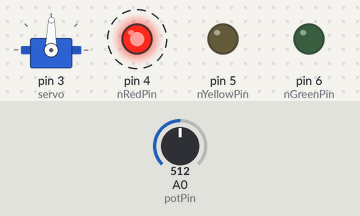
Simulated run of this sketch. Board: Arduino Uno, built with avr-gcc and run on an emulated ATmega328P. Shown: servo, output pins drawn as LEDs (lit = HIGH). Dashed ring = blinking. The test bench sets the inputs (shaded band); at power-on: A0 (potPin) = 512.

Above: at 1.25 s.
1.3 s: A0 (potPin) set to 716
At 1.45 s:
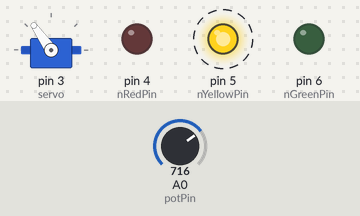
4.3 s: A0 (potPin) set to 900
At 4.45 s:
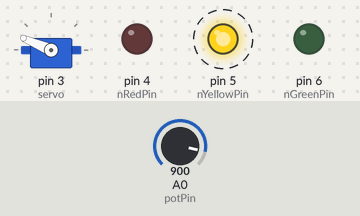
7.3 s: A0 (potPin) set to 1023
At 7.45 s:
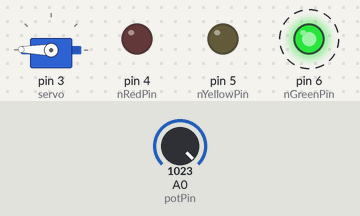
10.3 s: A0 (potPin) set to 511
At 10.46 s:
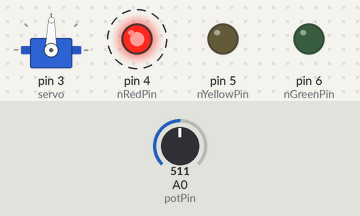
13.3 s: A0 (potPin) set to 306
At 13.46 s:
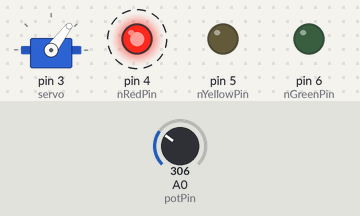
Timing chart, 0 to 17.3 s (numbered marks = the images above; inputs shaded):
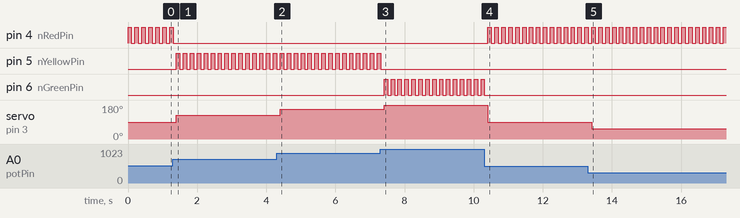

Measured:
- after the input at 1.3 s, pin 4 (nRedPin): goes on until 1.3 s, then stays LOW; pin 5 (nYellowPin): alternates HIGH for 0.10 s and LOW for 0.10 s, starting after 0.10 s; servo on pin 3 (servo): 89° → 125° after 0.10 s
- after the input at 4.3 s, servo on pin 3 (servo): 125° → 157° after 0.11 s
- after the input at 7.3 s, pin 5 (nYellowPin): goes on until 7.3 s, then stays LOW; pin 6 (nGreenPin): alternates HIGH for 0.10 s and LOW for 0.10 s, starting after 0.11 s; servo on pin 3 (servo): 157° → 179° after 0.11 s
- after the input at 10.3 s, pin 4 (nRedPin): alternates HIGH for 0.10 s and LOW for 0.10 s, starting after 0.11 s; pin 6 (nGreenPin): goes on until 10.3 s, then stays LOW; servo on pin 3 (servo): 179° → 89° after 0.11 s
- after the input at 13.3 s, servo on pin 3 (servo): 89° → 53° after 0.12 s
- by itself, pin 4 (nRedPin): alternates HIGH for 0.10 s and LOW for 0.10 s

The sketch:

_____12.7.ino
```cpp
#define MINANALOG 0
#define MAXANALOG 1023
#define MINSVM 0
#define MAXSVM 179

int nRedPin = 4;
int nYellowPin = 5;
int nGreenPin = 6;
int nDelay = 100;

#include <Servo.h>

Servo servo;
int potPin = 0;
int val;

void GenLEDDigitalOutput(int nNumPin, int nCmd, int nDelay)
{
  digitalWrite(nNumPin, nCmd);
  delay(nDelay);
}
void GenLEDAnalogOutput(int nNumPin, int nCmd, int nDelay)
{
  analogWrite(nNumPin, nCmd);
  delay(nDelay);
}

void setup()
{
 servo.attach(3);
 pinMode(nRedPin, OUTPUT);
 pinMode(nGreenPin, OUTPUT);
 pinMode(nYellowPin, OUTPUT);
 Serial.begin(9600);
};

void loop()
{
   int val = analogRead(potPin);
  val = map(val, MINANALOG, MAXANALOG, MINSVM, MAXSVM);
  servo. write(val);
  if((val >= 0) && (val < 90))
  {
   GenLEDDigitalOutput(nRedPin, HIGH, nDelay);
   GenLEDDigitalOutput(nRedPin, LOW, nDelay);
  }
  else if((val >= 90) && (val < 179))
  {
   GenLEDDigitalOutput(nYellowPin, HIGH, nDelay);
   GenLEDDigitalOutput(nYellowPin, LOW, nDelay);
  }
  else
  {
   GenLEDDigitalOutput(nGreenPin, HIGH, nDelay);
   GenLEDDigitalOutput(nGreenPin, LOW, nDelay);
  }
}
```
